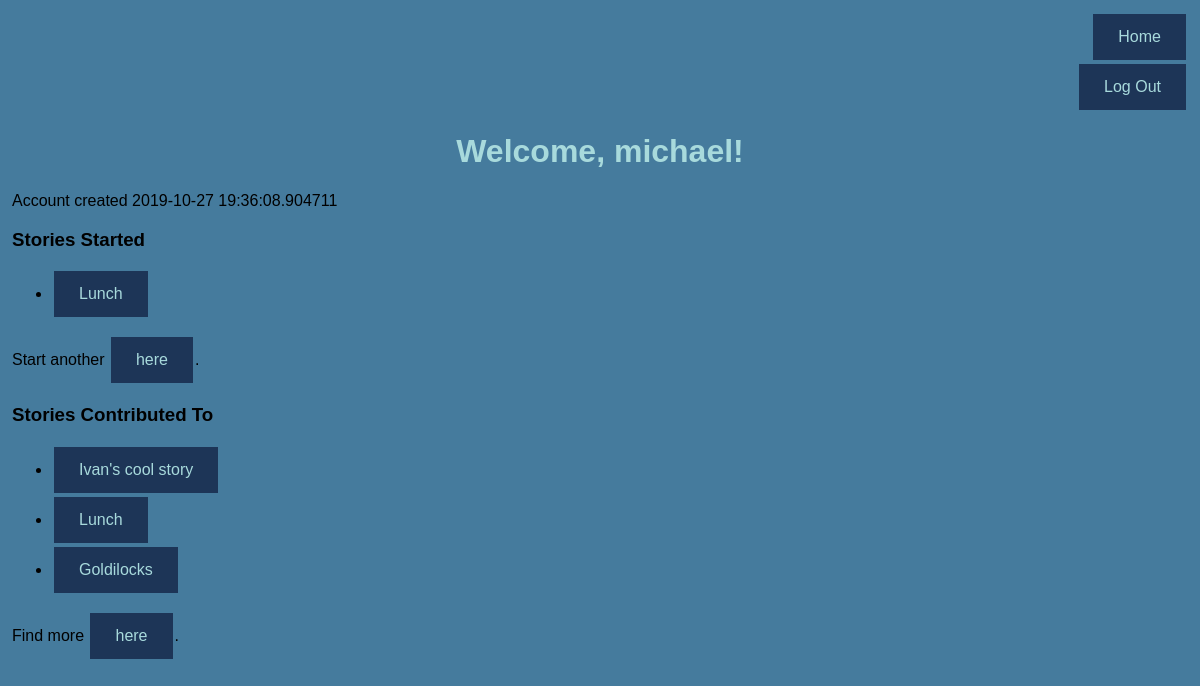
The page /profile (signed in) on the database its author committed.
### tables this page shows
CREATE TABLE `user` (id INTEGER PRIMARY KEY, username VARCHAR, password BLOB, time_created TIMESTAMP DEFAULT CURRENT_TIMESTAMP);

CREATE TABLE `story`(id INTEGER PRIMARY KEY,time_created TIMESTAMP,title VARCHAR,created_by INTEGER);

### app/__init__.py (the view)
@app.route('/profile')
@login_required
def profile():
    return render_template('profile.html', title='My Profile')

### app/__init__.py (called while the page is built)
@app.before_request
def before_request():
    session.permanent = True

@app.context_processor
def make_template_globals():
    return dict(current_user=current_user())

### app/database/__init__.py (called while the page is built)
def execute_command(cmd):
    db = sqlite3.connect('database.db')
    c = db.cursor()
    ret = c.execute(cmd)
    db.commit()
    return ret

### app/database/user.py (called while the page is built)
    def get_stories(self):
        data = execute_command('SELECT * FROM `story` WHERE `story`.created_by=%d' % self.id).fetchall()
        if len(data) == 0:
            return None
        stories = list()
        for s in data:
            stories.append(story.Story(s[0]))
        return stories

    def get_story_edits(self):
        data = execute_command('SELECT story_id FROM `story_addition` WHERE `story_addition`.author_id=%d' % self.id).fetchall()
        if len(data) == 0:
            return None
        stories = list()
        for s in data:
            stories.append(story.Story(s[0]))
        return stories

### app/session_management.py (called while the page is built)
def current_user():
    if 'user_id' in session:
        return User(session['user_id'])
    return None

def login_required(f):
    @wraps(f)
    def dec(*args, **kwargs):
        if 'user_id' in session:
            for arg in args:
                print(arg)
            return f(*args, **kwargs)
        flash('You must be logged in to view [%s]!' % request.path, 'red')
        return redirect('/login')
    return dec

### app/templates/profile.html (shortened to what this page needs)
{% extends "_base.html" %}
{% from "_macros.html" import do_flashes %}
{% block content %}
    <div align="right">
        <a href="{{ url_for('index') }}">Home</a><br>
        <a href="{{ url_for('logout') }}">Log Out</a>
    </div>
    <h1 align="center">Welcome, {{ current_user.username }}!</h1>
    Account created {{ current_user.time_created }}
    <h3>Stories Started</h3>
    {% if current_user.get_stories() is none %}
        {% set word = 'one' %}
        <p>You haven't started any stories :(</p>
    {% else %}
        {% set word = 'another' %}
        <ul>
        {%  for story in current_user.get_stories() %}
            <li>
                <a href="{{ url_for('show_story', id=story.id) }}">{{ story.title }}</a>
            </li>
        {%  endfor %}
        </ul>
    {% endif %}
    <p>Start {{ word }} <a href="{{ url_for('new_story') }}">here</a>.</p>
    <h3>Stories Contributed To</h3>
    {% if current_user.get_story_edits() is none %}
        {% set word = 'one' %}
        <p>You haven't contributed to any stories :(</p>
    {% else %}
        {% set word = 'more' %}
        <ul>
            {%  for story in current_user.get_story_edits() %}
                <li>
                    <a href="{{ url_for('show_story', id=story.id) }}">{{ story.title }}</a>
                </li>
            {%  endfor %}
        </ul>
    {% endif %}
    <p>Find {{ word }} <a href="{{ url_for('stories') }}">here</a>.</p>
{% endblock content %}

### app/static/base.css (style rules this page uses)
body { display: block; margin: 12px; background-color: #457B9D; font-family: Arial; }
h1 { color : #A8DADC; }
a { background-color: #1D3557; color: #A8DADC; padding: 14px 25px; margin: 2px; text-align: right; text-decoration: none; display: inline-block; }

### rows shown on the page
user: username "michael", time_created "2019-10-27 19:36:08.904711"
story: title "Lunch"
story: title "Ivan's cool story"
story: title "Goldilocks"

### other values the page prints
{{ word }} "another"
{{ word }} "more"
